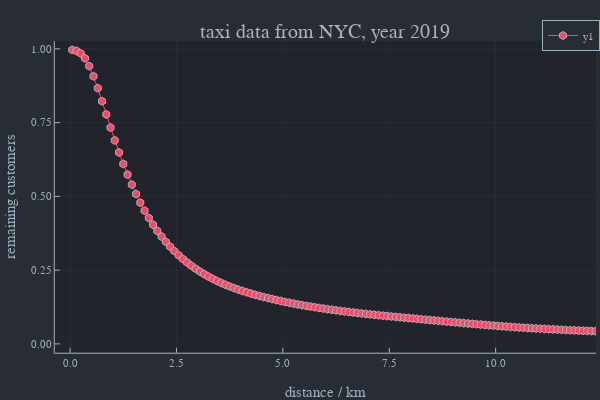

The notebook cell this image was saved under:
### Code cell
plot(his[1],-cumsum(his[2]*Δ).+1,marker=:hex,xlim=[0,12],xlab="distance / km",ylab="remaining customers",title="taxi data from NYC, year 2019")

### Figure 1 — Plotly figure (JSON) as saved in the notebook; plotly's stock layout.template omitted (floating-point values rounded to 4 significant figures; data arrays with more than 128 entries replaced by an {"elided": "..."} marker saying what was removed)
{"data": [{"colorbar": {"title": ""}, "legendgroup": "y1", "line": {"color": "rgba(254, 67, 101, 1.000)", "dash": "solid", "shape": "linear", "width": 1}, "marker": {"color": "rgba(254, 67, 101, 1.000)", "line": {"color": "rgba(173, 178, 183, 1.000)", "width": 1}, "size": 8, "symbol": "hexagon"}, "mode": "lines+markers", "name": "y1", "showlegend": true, "type": "scatter", "x": {"elided": "300 float values"}, "xaxis": "x", "y": {"elided": "300 float values"}, "yaxis": "y", "zmax": null, "zmin": null}], "layout": {"annotations": [{"font": {"color": "rgba(173, 178, 183, 1.000)", "family": "sans-serif", "size": 20}, "rotation": 0, "showarrow": false, "text": "taxi data from NYC, year 2019", "x": 0.5424, "xanchor": "center", "xref": "paper", "y": 1, "yanchor": "top", "yref": "paper"}], "height": 400, "legend": {"bgcolor": "rgba(40, 44, 52, 1.000)", "bordercolor": "rgba(158, 177, 190, 1.000)", "borderwidth": 1, "font": {"color": "rgba(173, 178, 183, 1.000)", "family": "sans-serif", "size": 11}, "title": {"font": {"color": "rgba(173, 178, 183, 1.000)", "family": "sans-serif", "size": 15}, "text": ""}, "tracegroupgap": 0, "traceorder": "normal", "x": 1, "xanchor": "auto", "y": 1, "yanchor": "auto"}, "margin": {"b": 20, "l": 0, "r": 0, "t": 20}, "paper_bgcolor": "rgba(40, 44, 52, 1.000)", "plot_bgcolor": "rgba(33, 37, 43, 1.000)", "showlegend": true, "width": 600, "xaxis": {"anchor": "y", "domain": [0.09128, 0.9934], "gridcolor": "rgba(173, 178, 183, 0.100)", "gridwidth": 0.5, "linecolor": "rgba(173, 178, 183, 1.000)", "mirror": false, "range": [-0.36, 12.36], "showgrid": true, "showline": true, "showticklabels": true, "tickangle": 0, "tickcolor": "rgb(173, 178, 183)", "tickfont": {"color": "rgba(158, 177, 190, 1.000)", "family": "sans-serif", "size": 11}, "tickmode": "array", "ticks": "inside", "ticktext": ["0.0", "2.5", "5.0", "7.5", "10.0"], "tickvals": [0, 2.5, 5, 7.5, 10], "title": "distance / km", "titlefont": {"color": "rgba(158, 177, 190, 1.000)", "family": "sans-serif", "size": 15}, "type": "-", "visible": true, "zeroline": false, "zerolinecolor": "rgba(173, 178, 183, 1.000)"}, "yaxis": {"anchor": "x", "domain": [0.07581, 0.9415], "gridcolor": "rgba(173, 178, 183, 0.100)", "gridwidth": 0.5, "linecolor": "rgba(173, 178, 183, 1.000)", "mirror": false, "range": [-0.0299, 1.027], "showgrid": true, "showline": true, "showticklabels": true, "tickangle": 0, "tickcolor": "rgb(173, 178, 183)", "tickfont": {"color": "rgba(158, 177, 190, 1.000)", "family": "sans-serif", "size": 11}, "tickmode": "array", "ticks": "inside", "ticktext": ["0.00", "0.25", "0.50", "0.75", "1.00"], "tickvals": [0, 0.25, 0.5, 0.75, 1], "title": "remaining customers", "titlefont": {"color": "rgba(158, 177, 190, 1.000)", "family": "sans-serif", "size": 15}, "type": "-", "visible": true, "zeroline": false, "zerolinecolor": "rgba(173, 178, 183, 1.000)"}}}
